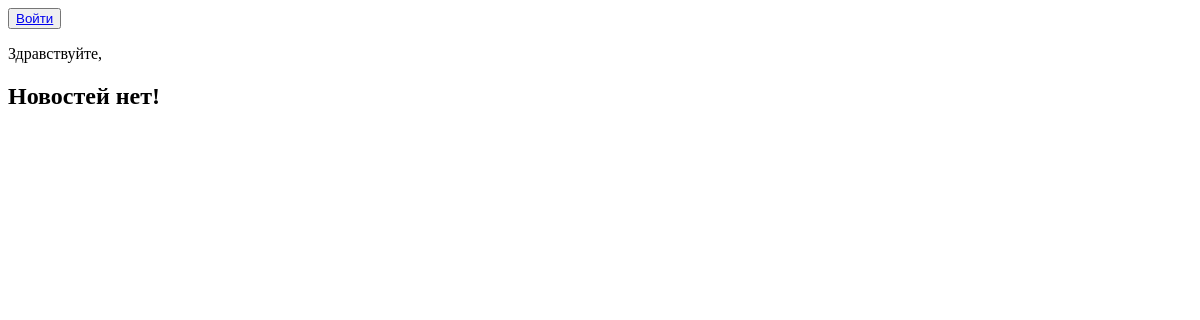
The app's page /posts/, older data.
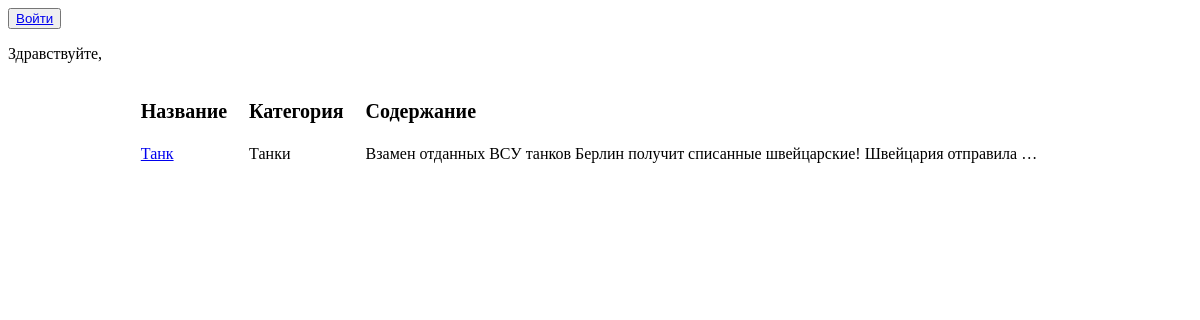
The same page, newer data.
### MMORPG_board_app/models.py (models this page shows, shortened)
class Post(models.Model):
    post_author = models.ForeignKey(User, on_delete=models.CASCADE)
    category = models.ManyToManyField(Category)
    title = models.CharField(max_length=50)
    content = models.TextField()

class Category(models.Model):
    name = models.CharField(max_length=255, unique=True)
    def __str__(self):
        return self.name

### MMORPG_board_app/views.py (the view)
# urls.py: path('', PostsList.as_view(), name='posts'),
class PostsList(ListView):
    model = Post
    template_name = 'posts_template.html'
    context_object_name = 'posts'
    def get_context_data(self, **kwargs):
        context = super().get_context_data(**kwargs)
        context['is_logged'] = self.request.user.is_authenticated
        context['current_user'] = self.request.user
        context['user_is_staff'] = self.request.user.is_staff
        return context

### templates/posts_template.html (shortened to what this page needs)
<!DOCTYPE html>
<html lang="en">
<head>
</head>
<body>
    {% if is_logged %}
        <button> <a href="{% url 'postcreate' %}"> Опубликовать обьявление</a> </button>
        <button><a href="{% url 'replies' %}">Мои отклики</a></button>
        <button><a href="{% url 'logout' %}">Выйти</a></button>
        {% if user_is_staff %}
            <button><a href="{% url 'send_mails' %}">Сделать новостную рассылку</a></button>
        {% endif %}
    {% else %}
        <button><a href="{% url 'login' %}">Войти</a></button>
    {% endif %}
    <p>Здравствуйте, {{ user.username }}</p>
    {% if posts %}
    <table align="center" cellspacing=20>
           <tr>
               <td style="font-size:20px"><b>Название</b></td>
               <td style="font-size:20px"><b>Категория</b></td>
               <td style="font-size:20px"><b>Содержание</b></td>
           </tr>
           {% for post in posts %}
           <tr>
               <td><a href="{% url 'post' post.id %}">{{ post.title }}</a></td>
               <td>
                   {% for cat in post.category.all %}
                   {{ cat }}
                   {% endfor %}
               </td>
               <td>{{ post.content|truncatewords:10}}</td>
               <td>
               </td>
           </tr>
           {% endfor %}
       </table>
   {% else %}
       <h2>Новостей нет!</h2>
   {% endif %}
</body>
</html>

Row changes from the older to the newer data that the page shows:
added Post: title "Танк", content "Взамен отданных ВСУ танков Берлин получит списанные швейцарские! Швейцария отправила …"
added Category: name "Танки"
Text that changed along with them:
text no longer shown: "Новостей нет!"
text now shown: "Название Категория Содержание"
